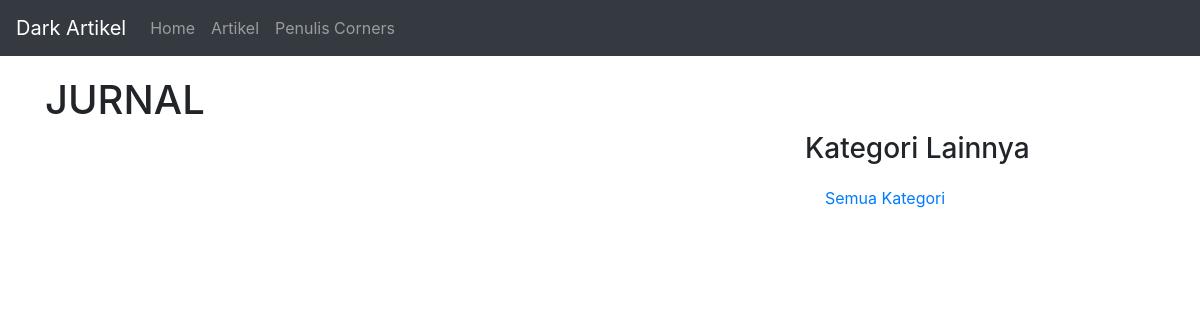
Page /artikel/kategori/JURNAL/1/ on the earlier database version.
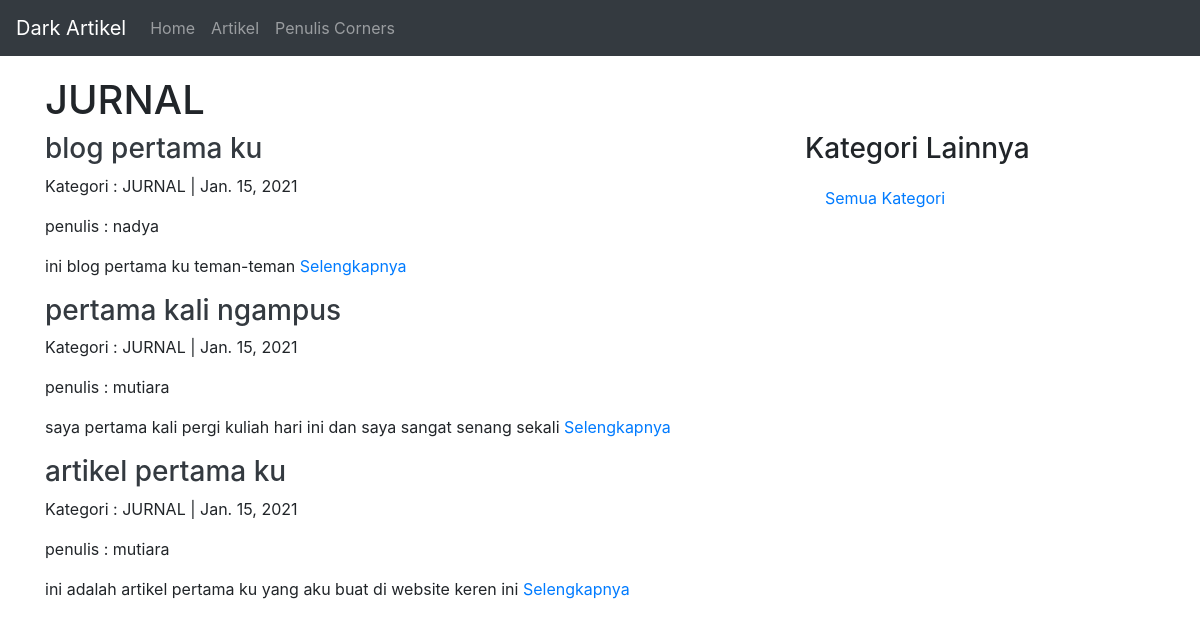
Same page on the later database version.
### artikel/models.py (models this page shows, shortened)
class Artikel(models.Model):
    judul = models.CharField(max_length=200,null=True)
    isi = models.TextField(null=True)
    KATEGORI_TYPE = (
        ('JURNAL','Jurnal'),
        ('GOSIP','Gosip'),
        ('TRAVELING','Traveling'),
    )
    kategori = models.CharField(null=True, blank=True, choices=KATEGORI_TYPE,max_length=200)
    penulis = models.ForeignKey(Penulis,null=True,on_delete=models.SET_NULL)
    slug = models.SlugField(blank=True, editable=False)
    published = models.DateTimeField(auto_now_add=True, null=True)
    updated = models.DateTimeField(auto_now=True, null=True)

### penulis/models.py (models this page shows)
class Penulis(models.Model):
    user = models.OneToOneField(User,null=True,blank=True,on_delete=models.CASCADE)
    nama = models.CharField(max_length=200, null=True)
    phone = models.CharField(max_length=20,null=True)
    email = models.CharField(max_length=200,null=True)
    profile_pic = models.ImageField(default = 'profile1.png', null = True, blank = True)
    date_created = models.DateTimeField(auto_now_add=True,null=True)
    def __str__(self):
        return "{}".format(self.nama)

### artikel/views.py (the view)
# urls.py: re_path(r'^artikel/kategori/(?P<kategori>[\w]+)/(?P<page>\d+)/$',ArtikelKategoriListView.as_view(),name="kategori-list"),
class ArtikelKategoriListView(ListView):
    model = Artikel
    template_name = 'artikel/artikel_kategori_list.html'
    context_object_name = 'artikel'
    ordering = ['-published']
    paginate_by = 3
    def get_queryset(self):
        self.queryset = self.model.objects.filter(kategori = self.kwargs['kategori'])
        return super().get_queryset()
    def get_context_data(self,*args, **kwargs):
        kategoriList = self.model.objects.values_list('kategori',flat=True).distinct().exclude(kategori=self.kwargs['kategori'])
        data_context = {
            'page_title':self.kwargs['kategori'],
            'kategorilist':kategoriList,
        }
        self.kwargs.update(data_context)
        kwargs = self.kwargs
        return super().get_context_data(*args, **kwargs)

### artikel/templates/artikel/artikel_kategori_list.html (shortened to what this page needs)
{% extends 'base.html' %}
{% block content %}
    <h1>{{page_title}}</h1>
    <div class="row">
        <div class="col-md-8">
            {% for dataartikel in artikel %}
                <h3><a class="text-dark" href="{% url 'artikel:detail' dataartikel.slug %}">{{dataartikel.judul}}</a></h3>
                <p>Kategori : {{dataartikel.kategori}} | {{dataartikel.published|date}}</p>
                <p>penulis : {{dataartikel.penulis}}</p>
                <p>{{dataartikel.isi|truncatewords:20}} <a href="{% url 'artikel:detail' dataartikel.slug %}">Selengkapnya</a></p>
            {% endfor %}
        </div>
        <div class="col-sm">
            <h3>Kategori Lainnya</h3>
            <ul class="list-group list-group-flush">
                <li class="list-group-item">
                    <a href="{% url 'artikel:home' 1 %}">Semua Kategori</a>
                </li>
            </ul>
        </div>
    </div>
{% endblock content %}

### templates/base.html (shortened to what this page needs)
{% load static %}
<!DOCTYPE html>
<html lang="en">
<head>
    <link rel="stylesheet" href="{% static 'vendor/bs/css/bootstrap.css' %}">
</head>
<body>
    {% include 'navbarartikel.html' %}
    <div class="container" style="margin-top: 20px;">
        {% block content %}
        {% endblock content %}
    </div>
</body>
</html>

### templates/navbarartikel.html (shortened to what this page needs)
<nav class="navbar navbar-expand-lg navbar-dark bg-dark">
    <a class="navbar-brand" href="#">Dark Artikel</a>
    <div class="collapse navbar-collapse" id="navbarNav">
      <ul class="navbar-nav">
          <li class="nav-item">
            <a class="nav-link" href="{% url 'artikel:index_home' %}">Home</a>
          </li>
          <li class="nav-item">
            <a class="nav-link" href="{% url 'artikel:home' 1 %}">Artikel</a>
          </li>
        <li class="nav-item">
          <a class="nav-link" href="{% url 'penulis:login' %}">Penulis Corners</a>
        </li>
      </ul>
    </div>
  </nav>

### templates/scripts.html (shortened to what this page needs)
{% load static %}

Differences in the rows shown:
added Artikel: judul "blog pertama ku", kategori "JURNAL", published "Jan. 15, 2021", penulis "nadya", isi "ini blog pertama ku teman-teman"
added Artikel: judul "pertama kali ngampus", kategori "JURNAL", published "Jan. 15, 2021", penulis "mutiara", isi "saya pertama kali pergi kuliah hari ini dan saya sangat senang sekali"
added Artikel: judul "artikel pertama ku", kategori "JURNAL", published "Jan. 15, 2021", penulis "mutiara", isi "ini adalah artikel pertama ku yang aku buat di website keren ini"
